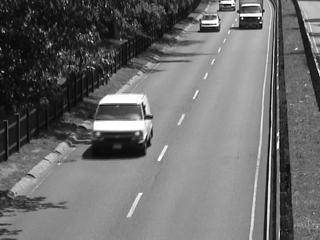
#> input picture lab4/I.jpg, 320 x 240 px, found by its file name
$ python lab4.py
#> lines starting #> are read from the running program, lines starting #| are printed output that depends on the picture; after the words box and inside, x2 and y2 are one past the last pixel; in counts of white or black regions, pixels touching at a corner belong together
import cv2
import numpy as np
import matplotlib.pyplot as plt

I = cv2.imread("lab4\I.jpg") # wcześniejsza ramka
#> I is the input picture: shape (240, 320, 3); min 0, max 255, mean 107.9
# I_in = cv2.imread("I.jpg") # wcześniejsza ramka
J = cv2.imread("lab4\J.jpg") # późniejsza ramka
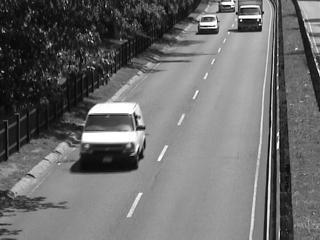
#> input picture lab4/J.jpg, 320 x 240 px, found by its file name
#> J is the input picture: shape (240, 320, 3); min 0, max 255, mean 107.9

scale = 0.5

I = cv2.resize(I,(int(scale*I.shape[1]), int(scale*I.shape[0])))
#> I: shape (120, 160, 3)
J = cv2.resize(J,(int(scale*J.shape[1]), int(scale*J.shape[0])))
#> J: shape (120, 160, 3)
I_in = I
I = cv2.cvtColor(I, cv2.COLOR_BGR2GRAY)
#> I: shape (120, 160)
J = cv2.cvtColor(J, cv2.COLOR_BGR2GRAY)
#> J: shape (120, 160)
Diff = cv2.absdiff(I, J)
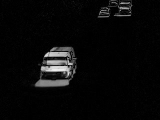
#> Diff: shape (120, 160); min 0, max 237, mean 9.2
# [7 lines of commented-out code are left out]
W2 = 3
dX = 1
dY = 1
a=0
print(a, 0)
# l=[]
# l_min_list = []
u = np.zeros((I.shape[0], I.shape[1]))
v = np.zeros((I.shape[0], I.shape[1]))

for j in range(W2+1, I.shape[0]-W2-1):
    for i in range(W2+1, I.shape[1]-W2-1):
        I0 = np.float32(I[j-W2:j+W2+1, i-W2:i+W2+1])
        min_dist = 10000000
        for jj in range(j-dY, j+dY+1):
            for ii in range(i+dX, i+dX+1):
                J0 = np.float32(J[jj-W2:jj+W2+1, ii-W2:ii+W2+1])
                # print(jj-W2,jj+W2+1, ii-W2,ii+W2+1)
                # print(i-dX, i+dX+1)
                l = np.sqrt(np.sum((np.square(J0-I0))))
                if (l<min_dist):
                    min_dist=l
                    u[j, i] = jj-j
                    v[j, i] = ii-i
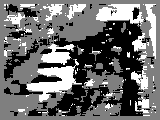
#> u: shape (120, 160) float64; min -1, max 1, mean -0.14; drawn with min black and max white
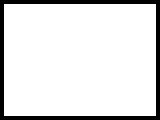
#> v: shape (120, 160) float64; values 0 (black) and 1 (white), 88.7% white; 1 black region, box (x1, y1, x2, y2) and area: (0, 0, 160, 120) 2176


magnitude, angle = cv2.cartToPolar(u,v)
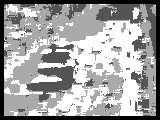
#> angle: shape (120, 160) float64; min 0, max 2.36, mean 1.5; drawn with min black and max white

I_HSV = np.zeros((I.shape[0], I.shape[1], 3), np.uint8)
# print(I.shape[0], I.shape[1])
# I_HSV = cv2.cvtColor(I_in, cv2.COLOR_RGB2HSV, 3)
I_HSV[:,:,0] = angle*90/np.pi
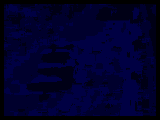
#> I_HSV: shape (120, 160, 3); mean of channels 0, 1, 2 42.8, 0, 0; drawn as B, G, R
I_HSV[:,:,1] = 255
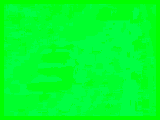
#> I_HSV: shape (120, 160, 3); mean of channels 0, 1, 2 42.8, 255, 0; drawn as B, G, R
I_HSV[:,:,2] = cv2.normalize(magnitude, 0, 255)
cv2.imshow("hsv", I_HSV)
I_OUT = cv2.cvtColor(I_HSV, cv2.COLOR_HSV2RGB)
cv2.imwrite("out.png", I_OUT)
cv2.imshow("out", I_OUT)
cv2.waitKey(0)
# plt.quiver(u, v)
# plt.gca().invert_yaxis()
# plt.show()
